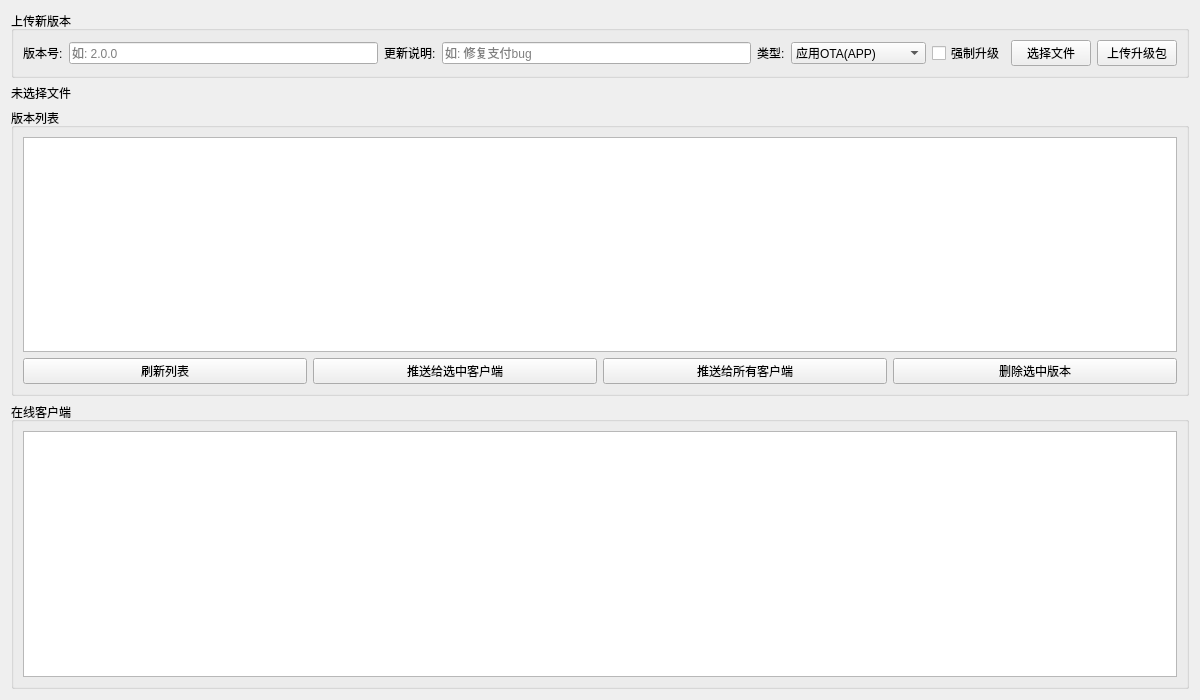
<?xml version="1.0" encoding="UTF-8"?>
<ui version="4.0">
 <class>OtaWidget</class>
 <widget class="QWidget" name="OtaWidget">
  <property name="geometry">
   <rect><x>0</x><y>0</y><width>1200</width><height>700</height></rect>
  </property>
  <property name="windowTitle"><string>OTA升级管理</string></property>
  <layout class="QVBoxLayout" name="verticalLayout">
   <item>
    <widget class="QGroupBox" name="groupBox_upload">
     <property name="title"><string>上传新版本</string></property>
     <layout class="QHBoxLayout" name="horizontalLayout_upload">
      <item><widget class="QLabel" name="label_version"><property name="text"><string>版本号:</string></property></widget></item>
      <item><widget class="QLineEdit" name="lineEdit_version"><property name="placeholderText"><string>如: 2.0.0</string></property></widget></item>
      <item><widget class="QLabel" name="label_desc"><property name="text"><string>更新说明:</string></property></widget></item>
      <item><widget class="QLineEdit" name="lineEdit_desc"><property name="placeholderText"><string>如: 修复支付bug</string></property></widget></item>
      <item><widget class="QLabel" name="label_type"><property name="text"><string>类型:</string></property></widget></item>
      <item><widget class="QComboBox" name="comboBox_type">
        <item><property name="text"><string>应用OTA(APP)</string></property></item>
        <item><property name="text"><string>系统OTA(SYSTEM)</string></property></item>
      </widget></item>
      <item><widget class="QCheckBox" name="checkBox_force"><property name="text"><string>强制升级</string></property></widget></item>
      <item><widget class="QPushButton" name="btn_select_file"><property name="text"><string>选择文件</string></property></widget></item>
      <item><widget class="QPushButton" name="btn_upload"><property name="text"><string>上传升级包</string></property></widget></item>
     </layout>
    </widget>
   </item>
   <item>
    <widget class="QLabel" name="label_selected_file">
     <property name="text"><string>未选择文件</string></property>
    </widget>
   </item>
   <item>
    <widget class="QGroupBox" name="groupBox_list">
     <property name="title"><string>版本列表</string></property>
     <layout class="QVBoxLayout" name="verticalLayout_list">
      <item>
       <widget class="QTableWidget" name="tableWidget_versions"/>
      </item>
      <item>
       <layout class="QHBoxLayout" name="horizontalLayout_actions">
        <item><widget class="QPushButton" name="btn_refresh"><property name="text"><string>刷新列表</string></property></widget></item>
        <item><widget class="QPushButton" name="btn_push_selected"><property name="text"><string>推送给选中客户端</string></property></widget></item>
        <item><widget class="QPushButton" name="btn_push_all"><property name="text"><string>推送给所有客户端</string></property></widget></item>
        <item><widget class="QPushButton" name="btn_delete_version"><property name="text"><string>删除选中版本</string></property></widget></item>
       </layout>
      </item>
     </layout>
    </widget>
   </item>
   <item>
    <widget class="QGroupBox" name="groupBox_clients">
     <property name="title"><string>在线客户端</string></property>
     <layout class="QVBoxLayout" name="verticalLayout_clients">
      <item><widget class="QTableWidget" name="tableWidget_clients"/></item>
     </layout>
    </widget>
   </item>
  </layout>
 </widget>
 <resources/>
 <connections/>
</ui>
